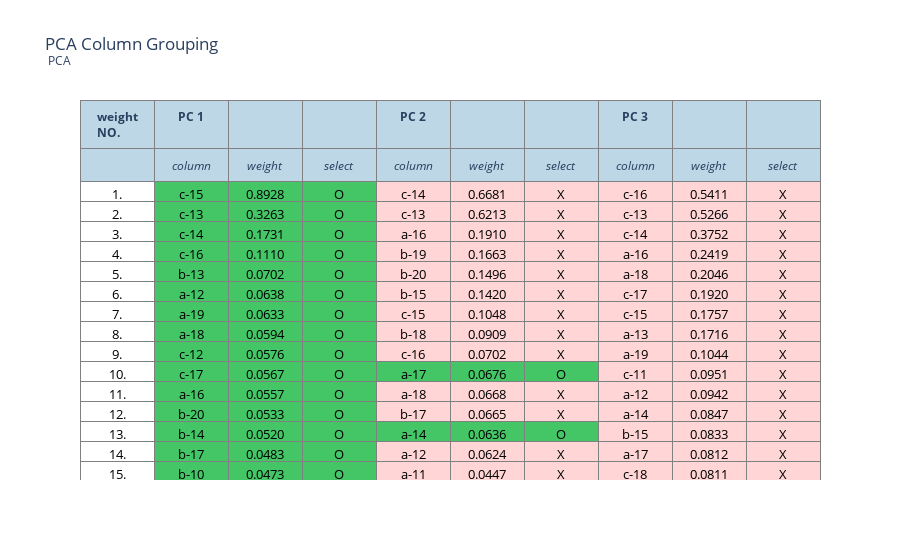

Notebook code cell kept with this figure:
### Code cell
### PCA group
ori_data= ori_data
gd_PCA = Grouped_Data_PCA(ori_data, "PCA")
gd_PCA.set_seq()
gd_PCA.set_col(["pc1","pc2","pc3"])
gd_PCA.group_df()
gd_PCA.plot_pca_group()

### Figure 1 — Plotly figure (JSON) as saved in the notebook; plotly's stock layout.template omitted (floating-point values rounded to 4 significant figures; data arrays with more than 128 entries replaced by an {"elided": "..."} marker saying what was removed)
{"data": [{"cells": {"align": "center", "fill": {"color": {"elided": "10x84 str values"}}, "font": {"color": "Black", "size": 13}, "line": {"color": "gray"}, "values": {"elided": "10x84 str values"}}, "header": {"align": "center", "fill": {"color": "rgb(189, 215, 231)"}, "line": {"color": "gray"}, "values": [["<b>weight NO.</b>", ""], ["<b> PC 1 </b>", "<I>column</I>"], ["", "<I>weight</I>"], ["", "<I>select</I>"], ["<b> PC 2 </b>", "<I>column</I>"], ["", "<I>weight</I>"], ["", "<I>select</I>"], ["<b> PC 3 </b>", "<I>column</I>"], ["", "<I>weight</I>"], ["", "<I>select</I>"]]}, "type": "table"}], "layout": {"title": {"text": "PCA Column Grouping  <br><sup> PCA </sup> "}}}
